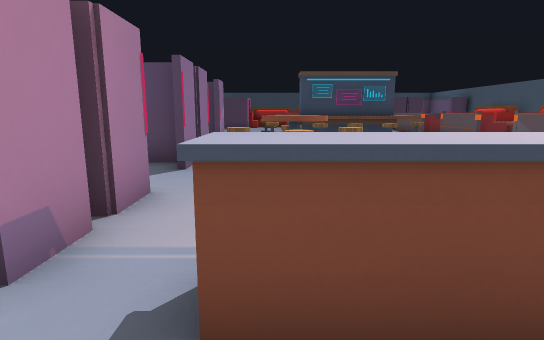
[1] (above)

24 first-person views from a walk through a level from a Godot 3-D game. The camera is 1.2 m above the floor, tilts 10° down and sees 80° across. The floor is counted in squares, 1 m on a side. Each view is taken from the middle of a square. On the plan, view 1 faces up. The plan holds only what a view shows up to about 14 squares ahead; the rest is blank. Door leaves are left out where a doorway can be walked through. Surface patterns are stand-ins for the level's own textures.

[2]
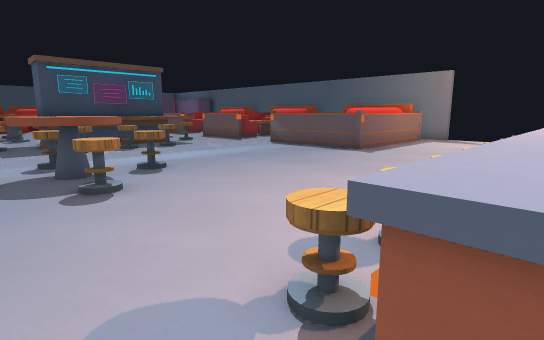

[3]
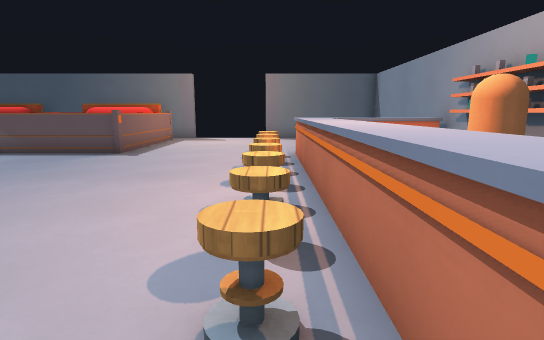

[4]
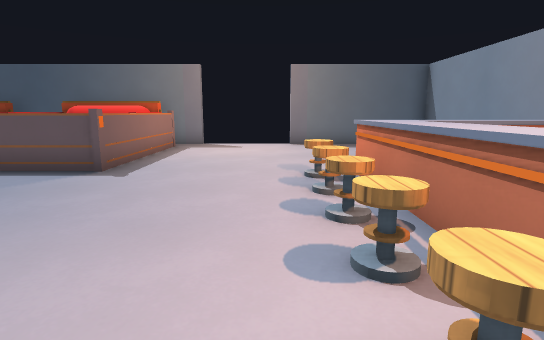

[5]
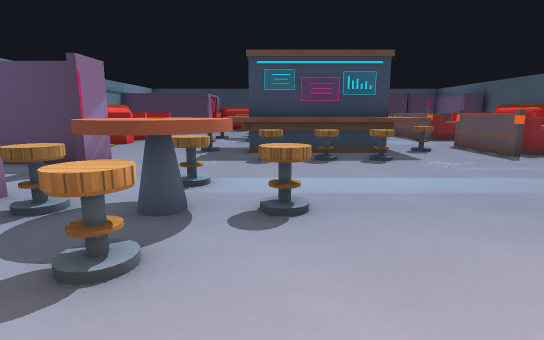

[6]
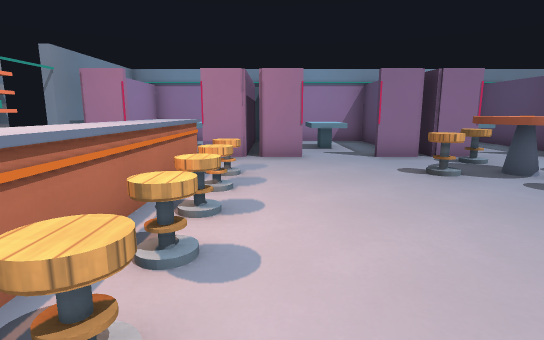

[7]
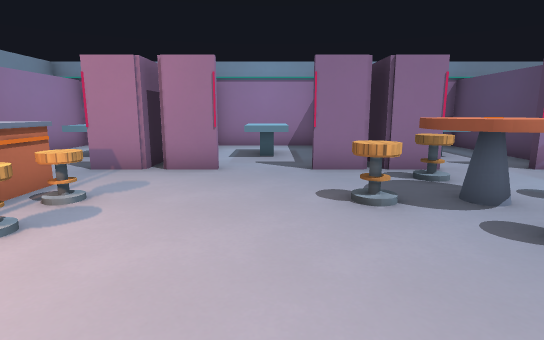

[8]
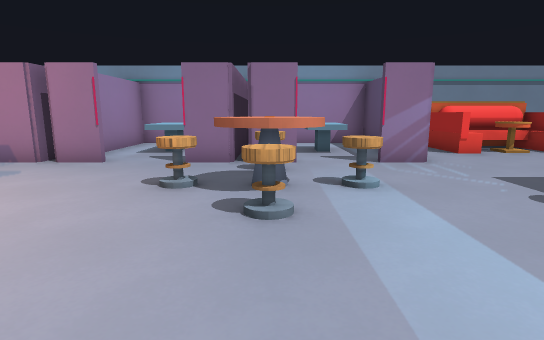

[9]
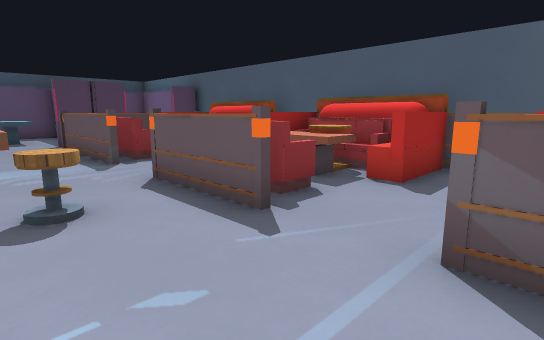

[10]
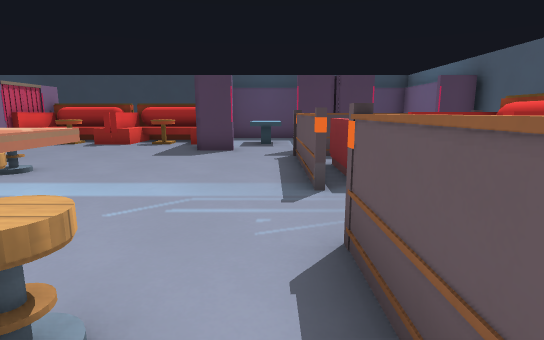

[11]
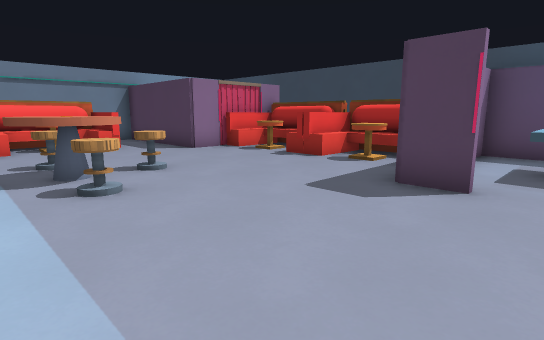

[12]
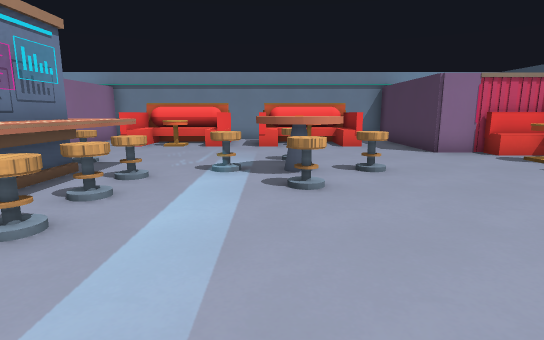

[13]
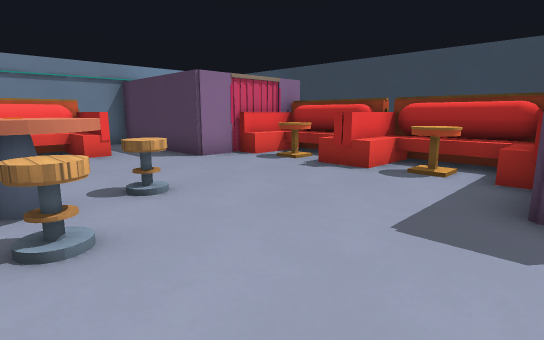

[14]
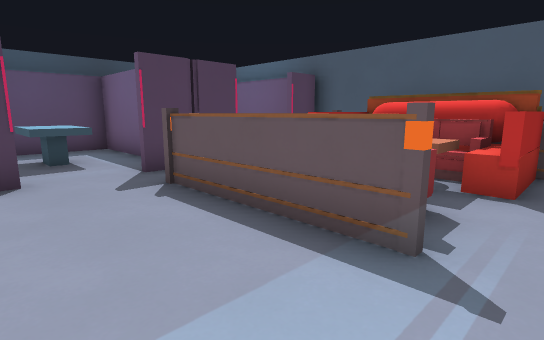

[15]
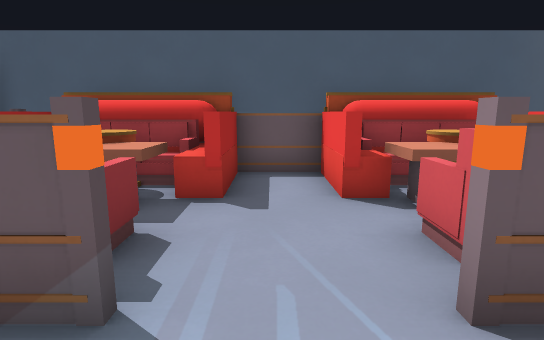

[16]
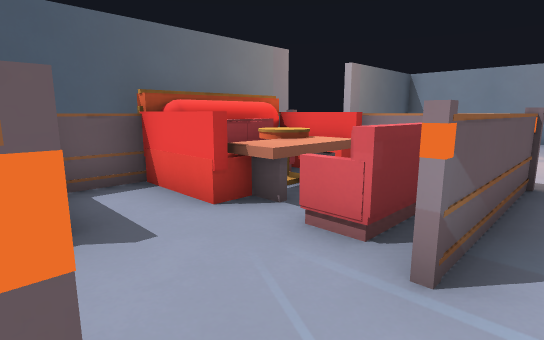

[17]
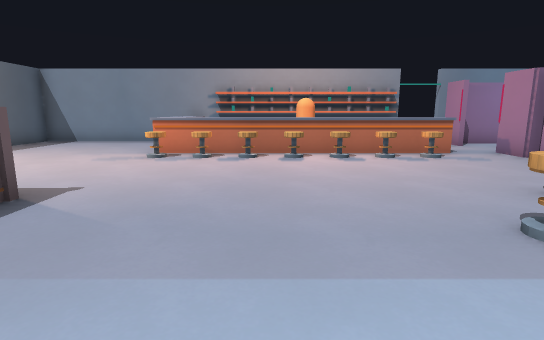

[18]
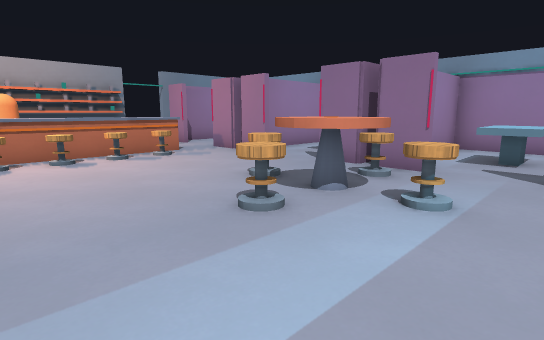

[19]
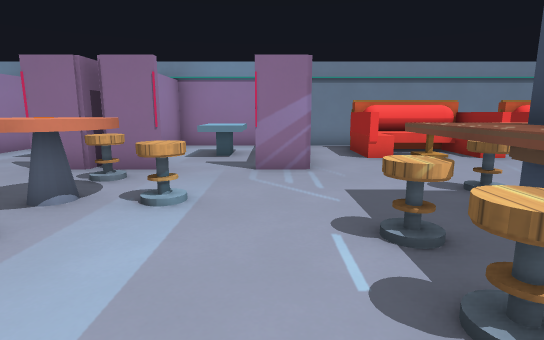

[20]
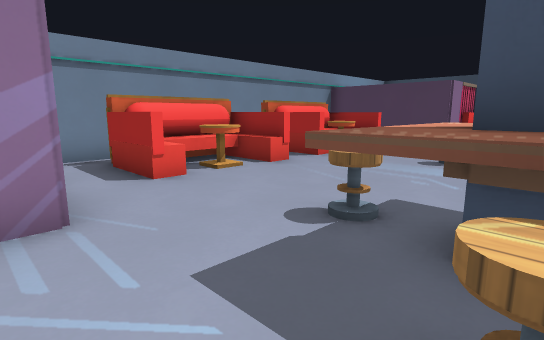

[21]
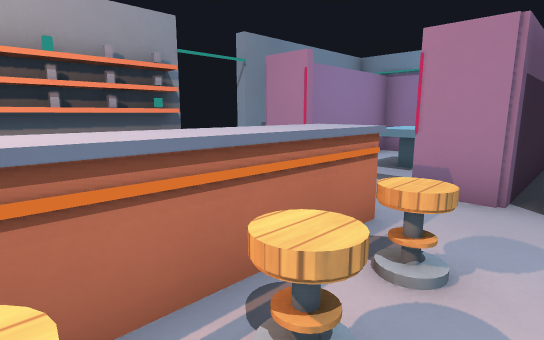

[22]
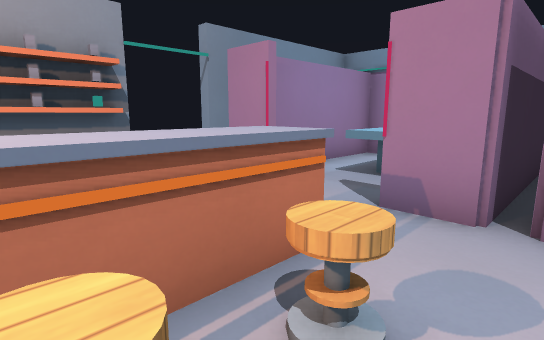

[23]
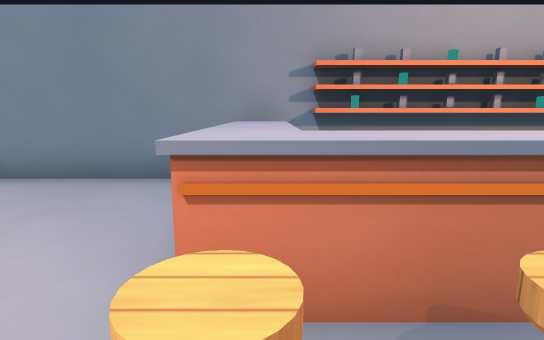

[24]
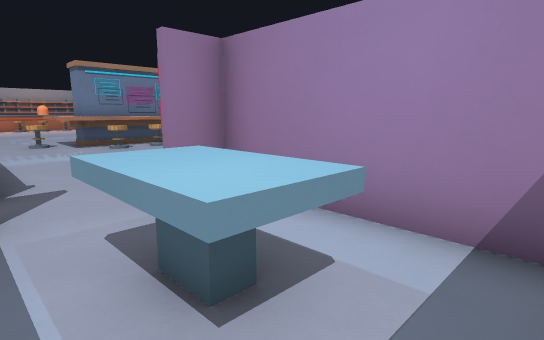

### Floor plan
Key: @ floor where view 1 was taken; # wall or solid block; x gap in a wall; . floor; D open door; = window, fence, low wall or low ledge; ^ raised ledge; S stool; C column; F sofa; U curtain; B block; O other object.
Columns run from 7 left of view 1 to 15 right of it. Each row starts with its distance up from view 1.
 30            #######
 29      ########....#
 28      ^^^^^^^#.OO.#
 27      U^^^^.^#.OO.#
 26      #......##.O.#
 25 ######.......#...#
 24 #...............###
 23 ##^^............######
 22 ##^^....S.......=  FF#
 21 ##^^...S^SS.....=  O##
 20 ##^^...S^^......= OOF#
 19 #.......S.......#F.^F#
 18 ####.................#
 17 ##^^....^SSSS^.....###
 16 ##^^....^####^..=OOOF#
 15 ####...S^###C^S.= O###
 14 #.......^SS^S^..#F.###
 13 ######...SS.S........#
 12 #....#...............#
 11 #.OO....S.......=OOO##
 10 #.OO....S.......= OOF#
  9 #....#S^^S......#FOF###
  8 ######.SS.......===^^##
  7 #....#..S.............x
  6 #.OO..................
  5 #.....................
  4 ######................
  3 ######..SSSS.SSS......x
  2 #   ...^^^^^^^^^......#
  1 #.OO.......    ^......#
  0 #....# @       ^......#
 -1 ######         ^......#
 -2     #D OBBOOOOO########

Where each view was taken, in squares from view 1:
view 1: 0 up, 0 right, facing up
view 2: 2 up, 1 left, facing up-right
view 3: 3 up, 1 left, facing right
view 4: 4 up, 2 right, facing right
view 5: 5 up, 2 right, facing up
view 6: 4 up, 7 right, facing left
view 7: 6 up, 5 right, facing left
view 8: 9 up, 6 right, facing left
view 9: 11 up, 6 right, facing up-right
view 10: 14 up, 8 right, facing up
view 11: 19 up, 8 right, facing up-left
view 12: 20 up, 8 right, facing left
view 13: 20 up, 6 right, facing up-left
view 14: 18 up, 6 right, facing up-right
view 15: 18 up, 7 right, facing right
view 16: 14 up, 8 right, facing down-right
view 17: 12 up, 5 right, facing down
view 18: 12 up, 5 right, facing down-left
view 19: 12 up, 5 right, facing left
view 20: 12 up, 2 right, facing up-left
view 21: 4 up, 3 right, facing down-left
view 22: 4 up, 2 right, facing down-left
view 23: 4 up, 8 right, facing down
view 24: 29 up, 9 right, facing down-left
